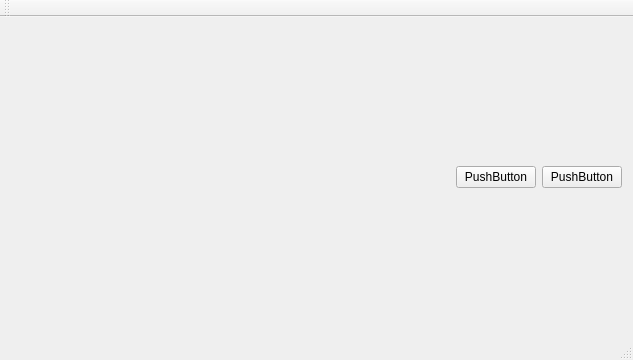
<?xml version="1.0" encoding="UTF-8"?>
<ui version="4.0">
 <class>MainWindow</class>
 <widget class="QMainWindow" name="MainWindow">
  <property name="geometry">
   <rect>
    <x>0</x>
    <y>0</y>
    <width>633</width>
    <height>360</height>
   </rect>
  </property>
  <property name="windowTitle">
   <string>MainWindow</string>
  </property>
  <widget class="QWidget" name="centralWidget">
   <layout class="QVBoxLayout" name="verticalLayout">
    <item>
     <layout class="QVBoxLayout" name="vLayout">
      <item>
       <layout class="QHBoxLayout" name="horizontalLayout">
        <item>
         <spacer name="horizontalSpacer">
          <property name="orientation">
           <enum>Qt::Horizontal</enum>
          </property>
          <property name="sizeHint" stdset="0">
           <size>
            <width>40</width>
            <height>20</height>
           </size>
          </property>
         </spacer>
        </item>
        <item>
         <widget class="QPushButton" name="pushButton">
          <property name="text">
           <string>PushButton</string>
          </property>
         </widget>
        </item>
        <item>
         <widget class="QPushButton" name="pushButton_2">
          <property name="text">
           <string>PushButton</string>
          </property>
         </widget>
        </item>
       </layout>
      </item>
     </layout>
    </item>
   </layout>
  </widget>
  <widget class="QMenuBar" name="menuBar">
   <property name="geometry">
    <rect>
     <x>0</x>
     <y>0</y>
     <width>633</width>
     <height>23</height>
    </rect>
   </property>
  </widget>
  <widget class="QToolBar" name="mainToolBar">
   <attribute name="toolBarArea">
    <enum>TopToolBarArea</enum>
   </attribute>
   <attribute name="toolBarBreak">
    <bool>false</bool>
   </attribute>
  </widget>
  <widget class="QStatusBar" name="statusBar"/>
 </widget>
 <layoutdefault spacing="6" margin="11"/>
 <resources/>
 <connections/>
</ui>
